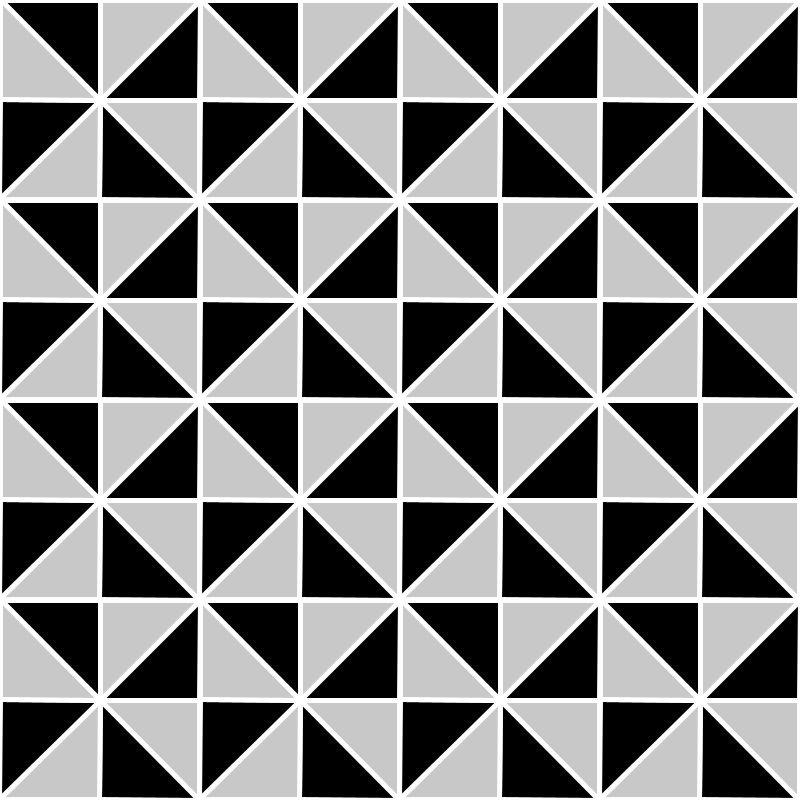
Frame 1 (no input)
Frame 60 (the mouse pressed at the canvas centre just before this capture): identical to frame 1, image omitted
Frame 120 (the mouse held since frame 60 and released just before this capture): identical to frame 1, image omitted

The Processing sketch that drew this single still picture (run headless with seeded random() and noise(); from frame 60 on, the mouse is pressed at the canvas centre):

// Processing sketch: Triangles
// ── Triangles.pde
//triangles

void setup() {
  size(800, 800);
}

void draw() {
  for (int i = 100; i <= 700; i += 200) {
    for (int j = 100; j <= 700; j += 200) {
      squareWithTriangles(i, j, 200); 
    }
  }
}

void squareWithTriangles(int x, int y, int w) {
  pushMatrix();
  translate(x, y);
  for (int i = 0; i < 4; i ++) {
    stroke(255);
    strokeWeight(5);
    
    fill(0);
    triangle(-w/2, -w/2, 0, -w/2, 0, 0);
    fill(200, 200, 200);
    triangle(0, -w/2, w/2, -w/2, 0, 0);
    rotate(PI/2);
  }
  popMatrix();
}
